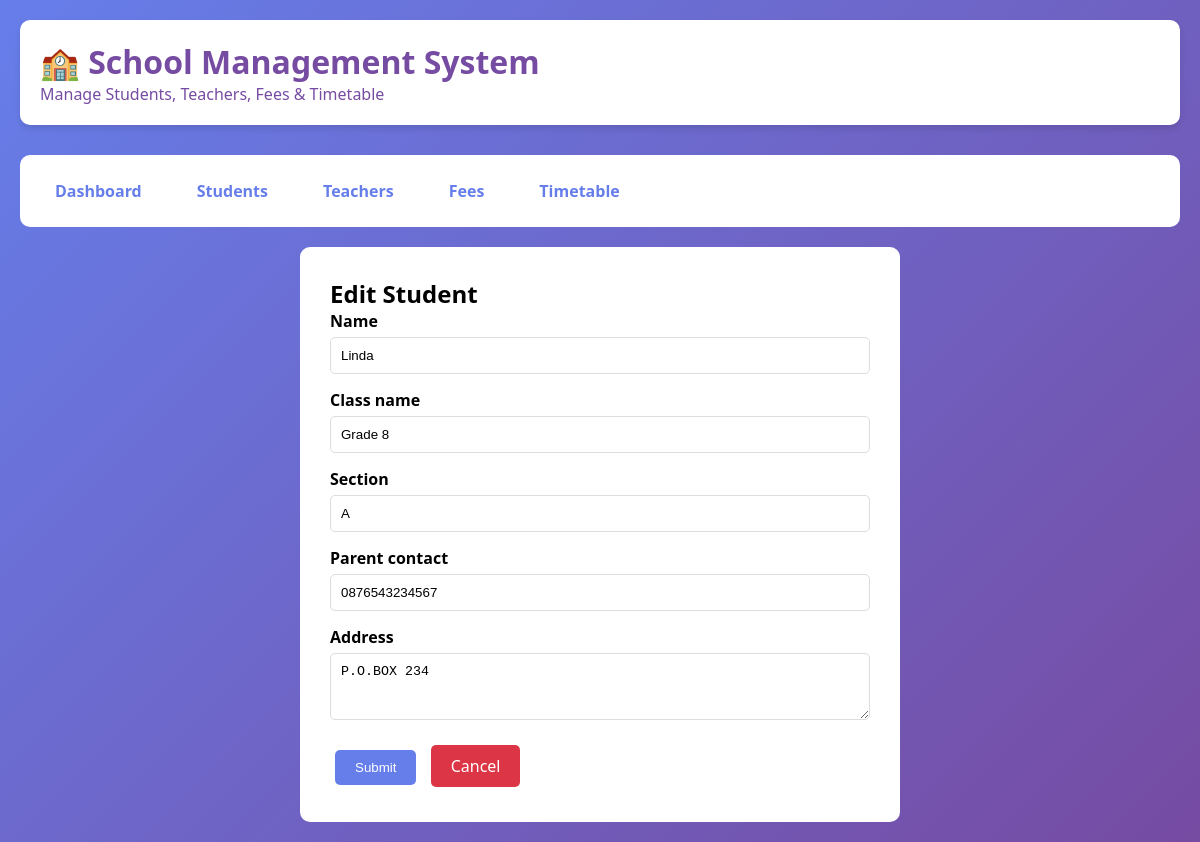
Page /students/1/edit/ on the committed database.
### core/models.py (models this page shows, shortened)
class Student(models.Model):
    registration_number = models.CharField(max_length=20, unique=True)
    name = models.CharField(max_length=100)
    class_name = models.CharField(max_length=10)
    section = models.CharField(max_length=5, blank=True)
    parent_contact = models.CharField(max_length=15)
    address = models.TextField(blank=True)
    registration_date = models.DateField(auto_now_add=True)

### core/views.py (the view)
# urls.py: path('students/<int:pk>/edit/', views.student_edit, name='student_edit'),
def student_edit(request, pk):
    student = get_object_or_404(Student, pk=pk)
    if request.method == 'POST':
        form = StudentForm(request.POST, instance=student)
        if form.is_valid():
            form.save()
            messages.success(request, 'Student updated successfully!')
            return redirect('student_list')
    else:
        form = StudentForm(instance=student)
    return render(request, 'core/student_form.html', {'form': form, 'title': 'Edit Student'})

### core/forms.py
class StudentForm(forms.ModelForm):
    class Meta:
        model = Student
        fields = ['name', 'class_name', 'section', 'parent_contact', 'address']
        widgets = {
            'name': forms.TextInput(attrs={'class': 'form-control', 'placeholder': 'Enter student name'}),
            'class_name': forms.TextInput(attrs={'class': 'form-control', 'placeholder': 'e.g., 10'}),
            'section': forms.TextInput(attrs={'class': 'form-control', 'placeholder': 'e.g., A'}),
            'parent_contact': forms.TextInput(attrs={'class': 'form-control', 'placeholder': 'Phone number'}),
            'address': forms.Textarea(attrs={'class': 'form-control', 'rows': 3, 'placeholder': 'Home address'}),
        }

### core/templates/core/student_form.html (shortened to what this page needs)
{% extends 'core/base.html' %}
{% block content %}
<div class="form-container">
    <h2>{{ title }}</h2>
    <form method="post">
        {% for field in form %}
        <div class="form-group">
            <label for="{{ field.id_for_label }}">{{ field.label }}</label>
            {{ field }}
        </div>
        {% endfor %}
        <button type="submit" class="btn">Submit</button>
        <a href="{% url 'student_list' %}" class="btn btn-danger">Cancel</a>
    </form>
</div>
{% endblock %}

### core/templates/core/base.html (style rules this page uses)
* { margin: 0; padding: 0; box-sizing: border-box; }
body { font-family: 'Segoe UI', Tahoma, Geneva, Verdana, sans-serif; background: linear-gradient(135deg, #667eea 0%, #764ba2 100%); min-height: 100vh; }
.btn { display: inline-block; padding: 10px 20px; background: #667eea; color: white; text-decoration: none; border-radius: 5px; border: none; cursor: pointer; margin: 5px; }
.btn-danger { background: #dc3545; }
.form-container { background: white; padding: 30px; border-radius: 10px; max-width: 600px; margin: 0 auto; }
.form-group { margin-bottom: 15px; }
.form-group label { display: block; margin-bottom: 5px; font-weight: bold; }
.form-control { width: 100%; padding: 10px; border: 1px solid #ddd; border-radius: 5px; }

### rows in the picture
Student: form "Linda" "Grade 8" "A" "0876543234567" "P.O.BOX 234"

### other values in the picture
{{ title }} "Edit Student"
{{ field.label }} "Name" "Class name" "Section" "Parent contact" "Address"
